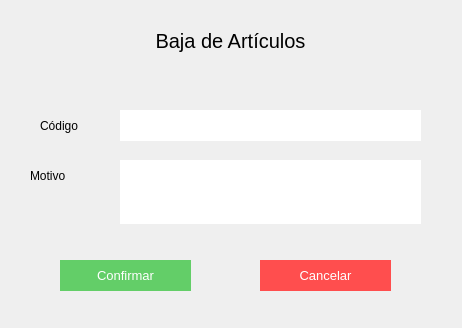
<?xml version="1.0" encoding="UTF-8"?>
<ui version="4.0">
 <class>Form</class>
 <widget class="QWidget" name="Form">
  <property name="geometry">
   <rect>
    <x>0</x>
    <y>0</y>
    <width>462</width>
    <height>328</height>
   </rect>
  </property>
  <property name="windowTitle">
   <string>Form</string>
  </property>
  <widget class="QPushButton" name="se_btn_cancelar">
   <property name="geometry">
    <rect>
     <x>260</x>
     <y>260</y>
     <width>131</width>
     <height>31</height>
    </rect>
   </property>
   <property name="styleSheet">
    <string notr="true">color:white;
font-size:10pt;
border:none;
background-color:#ff4e4e;</string>
   </property>
   <property name="text">
    <string>Cancelar</string>
   </property>
  </widget>
  <widget class="QLabel" name="label">
   <property name="geometry">
    <rect>
     <x>40</x>
     <y>110</y>
     <width>71</width>
     <height>31</height>
    </rect>
   </property>
   <property name="styleSheet">
    <string notr="true">font: 11pt &quot;MS Shell Dlg 2&quot;;
text-align:center;</string>
   </property>
   <property name="text">
    <string>Código</string>
   </property>
  </widget>
  <widget class="QLabel" name="label_2">
   <property name="geometry">
    <rect>
     <x>60</x>
     <y>20</y>
     <width>341</width>
     <height>41</height>
    </rect>
   </property>
   <property name="styleSheet">
    <string notr="true">font-size:20px;
</string>
   </property>
   <property name="text">
    <string>Baja de Artículos</string>
   </property>
   <property name="alignment">
    <set>Qt::AlignCenter</set>
   </property>
  </widget>
  <widget class="QLineEdit" name="se_input_1">
   <property name="geometry">
    <rect>
     <x>120</x>
     <y>110</y>
     <width>301</width>
     <height>31</height>
    </rect>
   </property>
   <property name="styleSheet">
    <string notr="true">border:none;
background-color: rgb(255, 255, 255);
font: 11pt &quot;MS Shell Dlg 2&quot;;</string>
   </property>
   <property name="text">
    <string/>
   </property>
  </widget>
  <widget class="QPushButton" name="se_btn_confirmar">
   <property name="geometry">
    <rect>
     <x>60</x>
     <y>260</y>
     <width>131</width>
     <height>31</height>
    </rect>
   </property>
   <property name="styleSheet">
    <string notr="true">background-color: rgb(99, 206, 104);
color:white;
font-size:10pt;
border:none;</string>
   </property>
   <property name="text">
    <string>Confirmar</string>
   </property>
  </widget>
  <widget class="QPlainTextEdit" name="se_input_2">
   <property name="geometry">
    <rect>
     <x>120</x>
     <y>160</y>
     <width>301</width>
     <height>64</height>
    </rect>
   </property>
   <property name="styleSheet">
    <string notr="true">border:none;
background-color: rgb(255, 255, 255);
font: 11pt &quot;MS Shell Dlg 2&quot;;</string>
   </property>
  </widget>
  <widget class="QLabel" name="label_10">
   <property name="geometry">
    <rect>
     <x>30</x>
     <y>160</y>
     <width>81</width>
     <height>31</height>
    </rect>
   </property>
   <property name="styleSheet">
    <string notr="true">font: 11pt &quot;MS Shell Dlg 2&quot;;
text-align:center;</string>
   </property>
   <property name="text">
    <string>Motivo</string>
   </property>
  </widget>
 </widget>
 <resources/>
 <connections/>
</ui>
